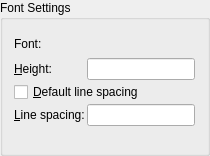
          <widget class="QGroupBox" name="bgFont">
           <property name="sizePolicy">
            <sizepolicy hsizetype="Preferred" vsizetype="Preferred">
             <horstretch>0</horstretch>
             <verstretch>0</verstretch>
            </sizepolicy>
           </property>
           <property name="title">
            <string>Font Settings</string>
           </property>
           <layout class="QGridLayout">
            <property name="spacing">
             <number>2</number>
            </property>
            <item row="5" column="0">
             <widget class="QLabel" name="lLineSpacingFactor">
              <property name="text">
               <string>&amp;Line spacing:</string>
              </property>
              <property name="wordWrap">
               <bool>false</bool>
              </property>
              <property name="buddy">
               <cstring>leLineSpacingFactor</cstring>
              </property>
             </widget>
            </item>
            <item row="4" column="0" colspan="2">
             <widget class="QCheckBox" name="cbDefault">
              <property name="sizePolicy">
               <sizepolicy hsizetype="Expanding" vsizetype="Fixed">
                <horstretch>0</horstretch>
                <verstretch>0</verstretch>
               </sizepolicy>
              </property>
              <property name="text">
               <string>&amp;Default line spacing</string>
              </property>
              <property name="shortcut">
               <string>Alt+D</string>
              </property>
             </widget>
            </item>
            <item row="3" column="2">
             <spacer name="horizontalSpacer_2">
              <property name="orientation">
               <enum>Qt::Horizontal</enum>
              </property>
              <property name="sizeHint" stdset="0">
               <size>
                <width>1</width>
                <height>20</height>
               </size>
              </property>
             </spacer>
            </item>
            <item row="7" column="1">
             <spacer name="spacer2_2">
              <property name="orientation">
               <enum>Qt::Vertical</enum>
              </property>
              <property name="sizeType">
               <enum>QSizePolicy::Expanding</enum>
              </property>
              <property name="sizeHint" stdset="0">
               <size>
                <width>20</width>
                <height>16</height>
               </size>
              </property>
             </spacer>
            </item>
            <item row="3" column="1">
             <widget class="QLineEdit" name="leHeight">
              <property name="sizePolicy">
               <sizepolicy hsizetype="Expanding" vsizetype="Fixed">
                <horstretch>0</horstretch>
                <verstretch>0</verstretch>
               </sizepolicy>
              </property>
             </widget>
            </item>
            <item row="5" column="2">
             <spacer name="horizontalSpacer">
              <property name="orientation">
               <enum>Qt::Horizontal</enum>
              </property>
              <property name="sizeHint" stdset="0">
               <size>
                <width>1</width>
                <height>20</height>
               </size>
              </property>
             </spacer>
            </item>
            <item row="7" column="0">
             <spacer name="spacer2">
              <property name="orientation">
               <enum>Qt::Vertical</enum>
              </property>
              <property name="sizeType">
               <enum>QSizePolicy::Expanding</enum>
              </property>
              <property name="sizeHint" stdset="0">
               <size>
                <width>20</width>
                <height>16</height>
               </size>
              </property>
             </spacer>
            </item>
            <item row="4" column="2">
             <spacer name="horizontalSpacer_3">
              <property name="orientation">
               <enum>Qt::Horizontal</enum>
              </property>
              <property name="sizeHint" stdset="0">
               <size>
                <width>1</width>
                <height>20</height>
               </size>
              </property>
             </spacer>
            </item>
            <item row="3" column="0">
             <widget class="QLabel" name="lHeight">
              <property name="text">
               <string>&amp;Height:</string>
              </property>
              <property name="wordWrap">
               <bool>false</bool>
              </property>
              <property name="buddy">
               <cstring>leHeight</cstring>
              </property>
             </widget>
            </item>
            <item row="5" column="1">
             <widget class="QLineEdit" name="leLineSpacingFactor">
              <property name="sizePolicy">
               <sizepolicy hsizetype="Expanding" vsizetype="Fixed">
                <horstretch>0</horstretch>
                <verstretch>0</verstretch>
               </sizepolicy>
              </property>
             </widget>
            </item>
            <item row="2" column="0">
             <widget class="QLabel" name="label">
              <property name="text">
               <string>Font:</string>
              </property>
             </widget>
            </item>
            <item row="2" column="1">
             <widget class="QG_FontBox" name="cbFont" native="true">
              <property name="sizePolicy">
               <sizepolicy hsizetype="Expanding" vsizetype="Fixed">
                <horstretch>0</horstretch>
                <verstretch>0</verstretch>
               </sizepolicy>
              </property>
              <property name="minimumSize">
               <size>
                <width>100</width>
                <height>25</height>
               </size>
              </property>
              <property name="focusPolicy">
               <enum>Qt::WheelFocus</enum>
              </property>
             </widget>
            </item>
            <item row="2" column="2">
             <spacer name="horizontalSpacer_4">
              <property name="orientation">
               <enum>Qt::Horizontal</enum>
              </property>
              <property name="sizeHint" stdset="0">
               <size>
                <width>1</width>
                <height>20</height>
               </size>
              </property>
             </spacer>
            </item>
           </layout>
          </widget>
